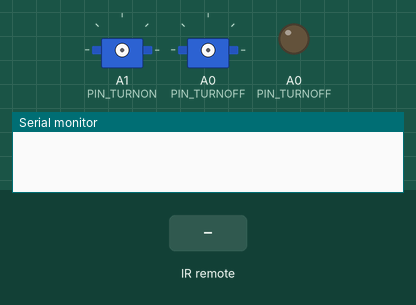
Simulated run of this sketch. Board: Arduino Uno, built with avr-gcc and run on an emulated ATmega328P. Parts: 2 × servo, output pins drawn as LEDs (lit = HIGH), the last lines printed to the serial monitor. Inputs (shaded band) come from the test bench.

Above: at 1.2 s.
1.3 s: infrared code 0xFF629D received
At 3.4 s:
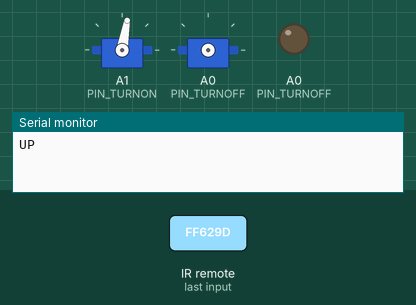
3.8 s: infrared code 0xFFA857 received
At 5.3 s:
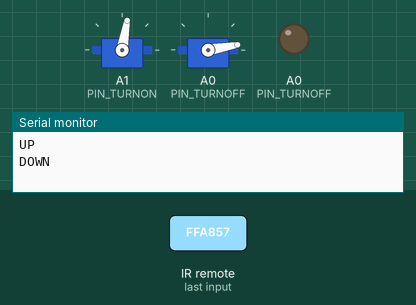
6.3 s: infrared code 0xFF629D received
At 7.1 s:
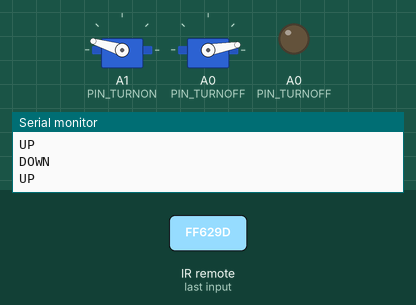
Timing chart, 0 to 9.3 s (numbered marks = the images above; inputs shaded):
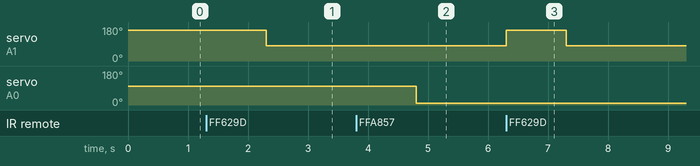

Measured:
- after the input at 1.3 s, servo on A1 (PIN_TURNON): 163° → 80° after 1.0 s
- after the input at 3.8 s, servo on A0 (PIN_TURNOFF): 100° → 10° after 1.0 s
- after the input at 6.3 s, servo on A1 (PIN_TURNON): 80° → 163° at once, → 80° 1.0 s later

The sketch:

servo.ino
```cpp
#include <IRremote.h>
#include <IRremoteInt.h>


#include <Servo.h>
#define PIN_TURNOFF A0
#define PIN_TURNON A1
#define TIME_DELAY 1000
#define REMOTE_UP 16736925
#define REMOTE_DOWN 16754775

void turnOffSwitch(void);
void turnOnSwitch(void);

Servo turnOff, turnOn;
IRrecv reciever(11);

void setup() {
  reciever.enableIRIn();
  Serial.begin(9600);
  pinMode(A0, OUTPUT);
  pinMode(A1, OUTPUT);
}

void loop() {
  decode_results results;
  if (reciever.decode(&results)){
    switch(results.value){
      case (REMOTE_UP):
      Serial.println("UP");
        turnOnSwitch();

        break;

      case (REMOTE_DOWN):
      Serial.println("DOWN");
        turnOffSwitch();

        break;
      default:
        Serial.println(results.value);
        break;

    }
    reciever.resume();
  }
  //turnOffSwitch();

}

void turnOffSwitch(){
  turnOff.attach(PIN_TURNOFF);
  turnOff.write(100);
  delay(TIME_DELAY);
  turnOff.write(10);
  delay(TIME_DELAY);
  turnOff.detach();
}
void turnOnSwitch(){
  turnOn.attach(PIN_TURNON);
  turnOn.write(163);
  delay(TIME_DELAY);
  turnOn.write(80);
  delay(TIME_DELAY);
  turnOn.detach();
}
```
